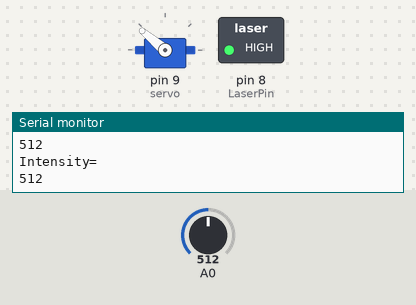
Recording of a sketch running on a simulated Arduino Uno, built with avr-gcc and run on an emulated ATmega328P. Shown: servo, switched loads named in the sketch (green lamp = pin HIGH), the last lines printed to the serial monitor. The test bench sets the inputs (shaded band); at power-on: A0 = 512.

Above: at 1.2 s.
1.3 s: A0 set to 52
2.8 s: A0 set to 44
At 4.0 s:
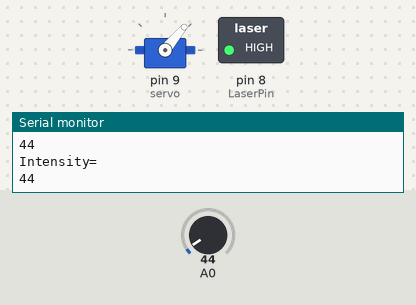
4.3 s: A0 set to 60
At 5.5 s:
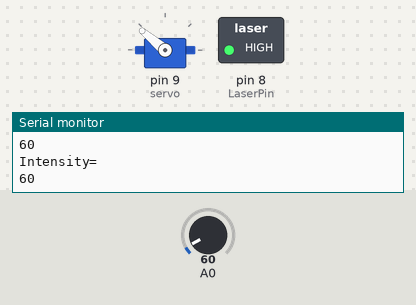
5.8 s: A0 set to 40
At 6.9 s:
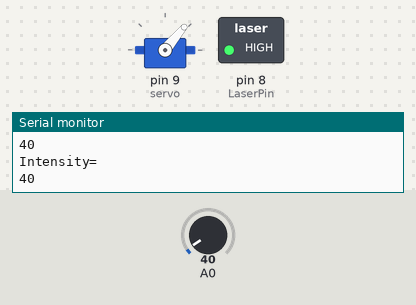
Timing chart, 0 to 8.3 s (numbered marks = the images above; inputs shaded):
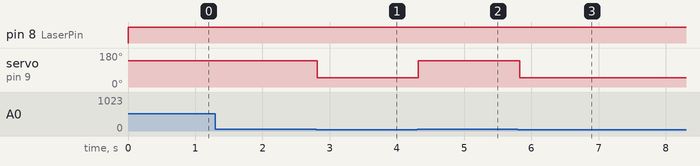

Measured:
- the behaviour switches between 50 and 49 on A0 (found by bisection; images 0 and 1)
- after the input at 2.8 s, servo on pin 9 (servo): 140° → 50° at once
- after the input at 4.3 s, servo on pin 9 (servo): 50° → 140° at once
- after the input at 5.8 s, servo on pin 9 (servo): 140° → 50° at once

The sketch:

handsprit_sprayer.ino
```cpp
#define LaserPin 8
#include <Servo.h>

Servo servo;

void setup() {
  pinMode(LaserPin, OUTPUT);
  pinMode(A0,INPUT);
  Serial.begin(9600);
  servo.attach(9);
}

void loop() {
  digitalWrite(LaserPin, HIGH);
  int temp=analogRead(8);      //assign value of LDR sensor to a temporary variable
  Serial.println("Intensity="); //print on serial monitor using ""
 Serial.println(temp);         //display output on serial monitor
  if (temp < 50) {
    servo.write(50);
    delay(100);
  } else {
    servo.write(140);
    delay(100);
  }
}
```
